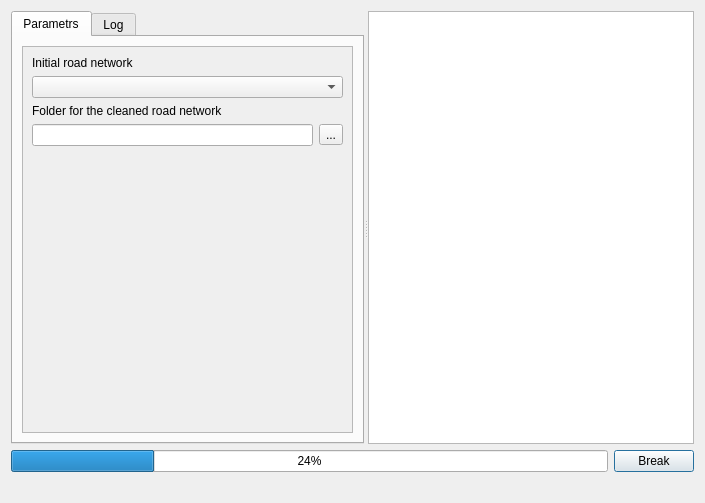
<?xml version="1.0" encoding="UTF-8"?>
<ui version="4.0">
 <class>Dialog</class>
 <widget class="QDialog" name="Dialog">
  <property name="windowModality">
   <enum>Qt::NonModal</enum>
  </property>
  <property name="geometry">
   <rect>
    <x>0</x>
    <y>0</y>
    <width>705</width>
    <height>503</height>
   </rect>
  </property>
  <property name="sizePolicy">
   <sizepolicy hsizetype="Preferred" vsizetype="Preferred">
    <horstretch>0</horstretch>
    <verstretch>0</verstretch>
   </sizepolicy>
  </property>
  <property name="windowTitle">
   <string>Dialog</string>
  </property>
  <property name="modal">
   <bool>false</bool>
  </property>
  <layout class="QVBoxLayout" name="verticalLayout">
   <property name="sizeConstraint">
    <enum>QLayout::SetDefaultConstraint</enum>
   </property>
   <item>
    <widget class="QSplitter" name="splitter">
     <property name="orientation">
      <enum>Qt::Horizontal</enum>
     </property>
     <widget class="QTabWidget" name="tabWidget">
      <property name="sizePolicy">
       <sizepolicy hsizetype="Preferred" vsizetype="Preferred">
        <horstretch>0</horstretch>
        <verstretch>0</verstretch>
       </sizepolicy>
      </property>
      <property name="currentIndex">
       <number>0</number>
      </property>
      <property name="usesScrollButtons">
       <bool>true</bool>
      </property>
      <property name="tabsClosable">
       <bool>false</bool>
      </property>
      <widget class="QWidget" name="tab">
       <property name="sizePolicy">
        <sizepolicy hsizetype="Preferred" vsizetype="Preferred">
         <horstretch>0</horstretch>
         <verstretch>0</verstretch>
        </sizepolicy>
       </property>
       <attribute name="title">
        <string>Parametrs</string>
       </attribute>
       <layout class="QHBoxLayout" name="horizontalLayout">
        <property name="sizeConstraint">
         <enum>QLayout::SetDefaultConstraint</enum>
        </property>
        <item>
         <widget class="QScrollArea" name="scrollArea">
          <property name="sizePolicy">
           <sizepolicy hsizetype="Preferred" vsizetype="Preferred">
            <horstretch>0</horstretch>
            <verstretch>0</verstretch>
           </sizepolicy>
          </property>
          <property name="layoutDirection">
           <enum>Qt::LeftToRight</enum>
          </property>
          <property name="widgetResizable">
           <bool>true</bool>
          </property>
          <widget class="QWidget" name="scrollAreaWidgetContents_2">
           <property name="geometry">
            <rect>
             <x>0</x>
             <y>0</y>
             <width>330</width>
             <height>191</height>
            </rect>
           </property>
           <property name="sizePolicy">
            <sizepolicy hsizetype="Preferred" vsizetype="Preferred">
             <horstretch>0</horstretch>
             <verstretch>0</verstretch>
            </sizepolicy>
           </property>
           <layout class="QVBoxLayout" name="verticalLayout_2">
            <property name="sizeConstraint">
             <enum>QLayout::SetDefaultConstraint</enum>
            </property>
            <item>
             <layout class="QFormLayout" name="formLayout">
              <item row="0" column="0">
               <widget class="QLabel" name="label_3">
                <property name="text">
                 <string>Initial road network</string>
                </property>
               </widget>
              </item>
              <item row="5" column="0" colspan="2">
               <layout class="QHBoxLayout" name="horizontalLayout_5"/>
              </item>
              <item row="2" column="0">
               <widget class="QLabel" name="label">
                <property name="text">
                 <string>Folder for the cleaned road network</string>
                </property>
               </widget>
              </item>
              <item row="1" column="0" colspan="2">
               <widget class="QComboBox" name="cmbLayersRoad">
                <property name="sizePolicy">
                 <sizepolicy hsizetype="Preferred" vsizetype="Maximum">
                  <horstretch>0</horstretch>
                  <verstretch>0</verstretch>
                 </sizepolicy>
                </property>
                <property name="insertPolicy">
                 <enum>QComboBox::InsertAtTop</enum>
                </property>
               </widget>
              </item>
              <item row="3" column="0" colspan="2">
               <layout class="QHBoxLayout" name="horizontalLayout_3">
                <item>
                 <widget class="QLineEdit" name="txtPathToProtocols"/>
                </item>
                <item>
                 <widget class="QToolButton" name="toolButton_protocol">
                  <property name="text">
                   <string>...</string>
                  </property>
                 </widget>
                </item>
               </layout>
              </item>
             </layout>
            </item>
           </layout>
          </widget>
         </widget>
        </item>
       </layout>
      </widget>
      <widget class="QWidget" name="tab_2">
       <attribute name="title">
        <string>Log</string>
       </attribute>
       <layout class="QVBoxLayout" name="verticalLayout_3">
        <item>
         <widget class="QTextBrowser" name="textLog"/>
        </item>
       </layout>
      </widget>
     </widget>
     <widget class="QPlainTextEdit" name="textInfo">
      <property name="readOnly">
       <bool>true</bool>
      </property>
     </widget>
    </widget>
   </item>
   <item>
    <layout class="QHBoxLayout" name="horizontalLayout_2">
     <item>
      <widget class="QProgressBar" name="progressBar">
       <property name="value">
        <number>24</number>
       </property>
      </widget>
     </item>
     <item>
      <widget class="QPushButton" name="btnBreakOn">
       <property name="text">
        <string>Break</string>
       </property>
      </widget>
     </item>
    </layout>
   </item>
   <item>
    <layout class="QHBoxLayout" name="horizontalLayout_4">
     <item>
      <widget class="QLabel" name="lblMessages">
       <property name="sizePolicy">
        <sizepolicy hsizetype="Minimum" vsizetype="Minimum">
         <horstretch>0</horstretch>
         <verstretch>0</verstretch>
        </sizepolicy>
       </property>
       <property name="lineWidth">
        <number>0</number>
       </property>
       <property name="text">
        <string/>
       </property>
      </widget>
     </item>
     <item alignment="Qt::AlignRight">
      <widget class="QDialogButtonBox" name="buttonBox">
       <property name="standardButtons">
        <set>QDialogButtonBox::NoButton</set>
       </property>
       <property name="centerButtons">
        <bool>true</bool>
       </property>
      </widget>
     </item>
    </layout>
   </item>
  </layout>
 </widget>
 <tabstops>
  <tabstop>textInfo</tabstop>
  <tabstop>tabWidget</tabstop>
  <tabstop>btnBreakOn</tabstop>
  <tabstop>textLog</tabstop>
 </tabstops>
 <resources/>
 <connections/>
</ui>
